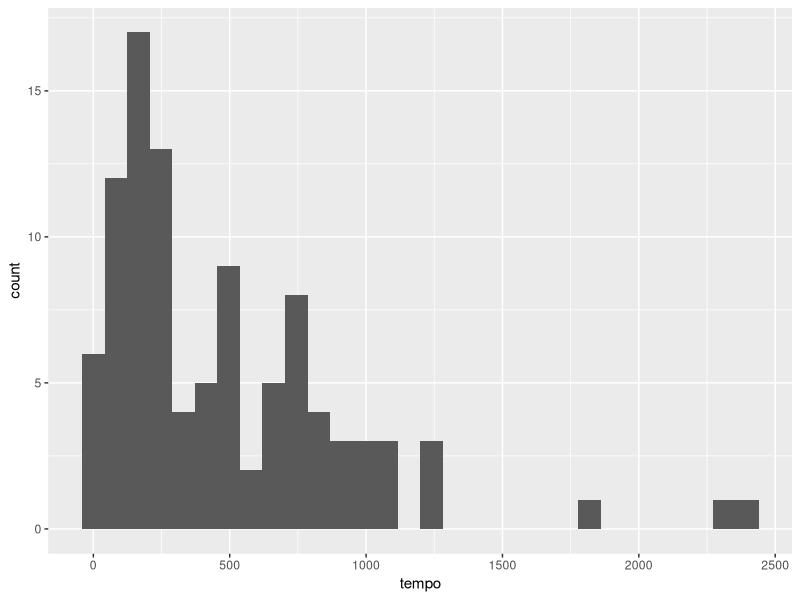
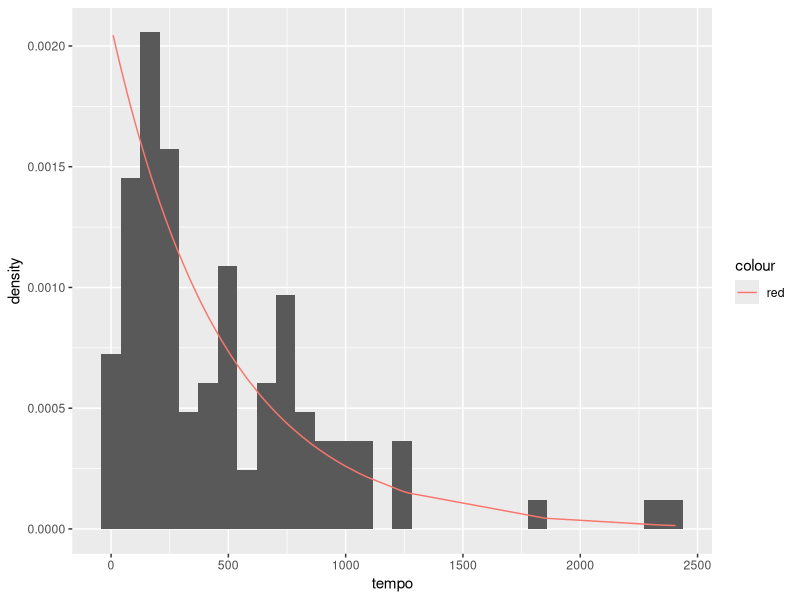
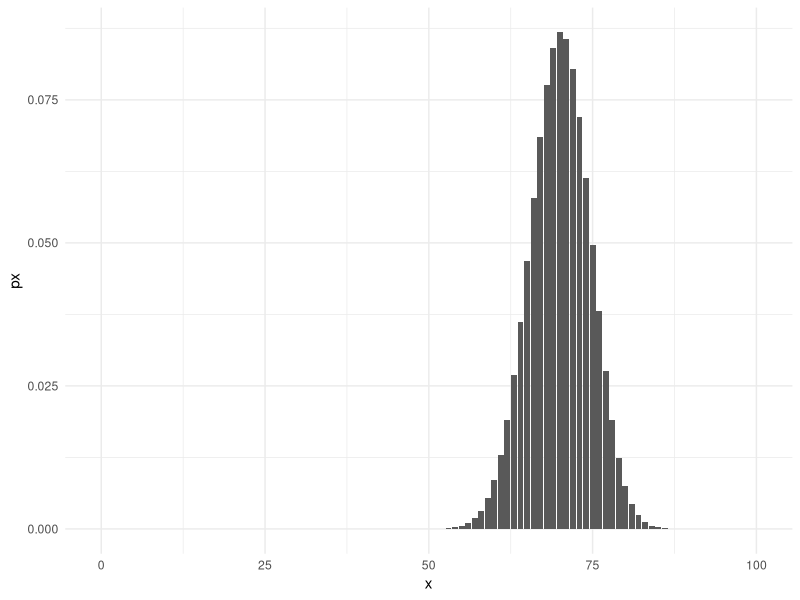
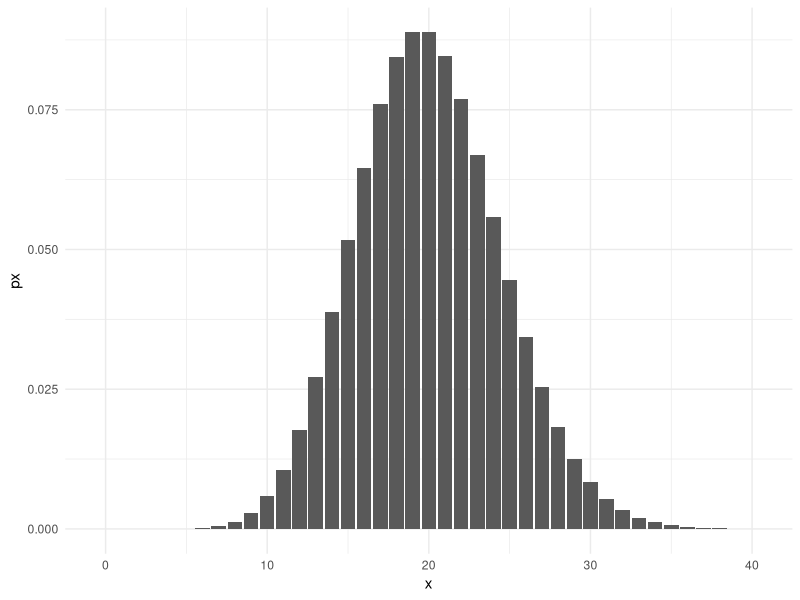
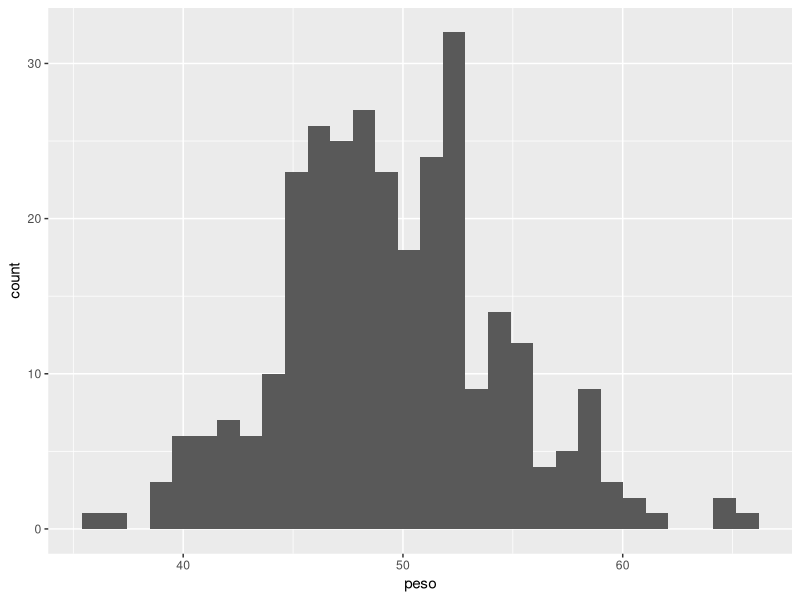
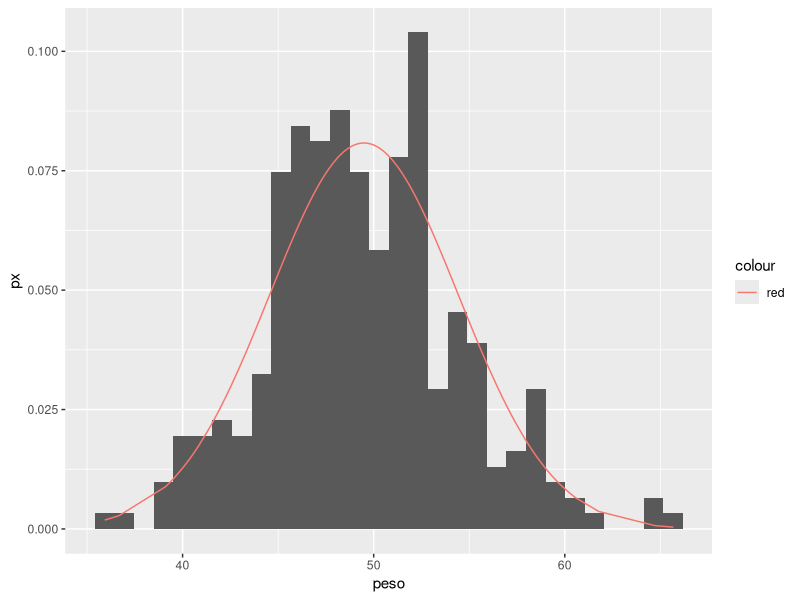

The R script that drew these images, in order:
####ex1####
#a)
install.packages('ggplot2')
library(ggplot2)

dados = read.csv('ex1.csv', dec = ".", header = T)
dados

ggplot(dados,aes(tempo))+geom_histogram()

#b)
media = mean(dados$tempo)
media

pexp(300,1/media)

#c)
a = pexp(399,1/media)
b = pexp(200,1/media)
(a-b)

#d)
qexp(0.7,1/media)

#e)
dados$px = dexp(dados$tempo,1/media)
ggplot(dados,aes(tempo))+geom_histogram(aes(y=..density..))+geom_line(aes(tempo,px,col='red'))


####ex2####
#a)
lambda = 6/20
1 - pbinom(74,100,(1-lambda))

#b)
dbinom(70,100,(1-lambda))

#c)
pbinom(19,100,lambda)

#d)
4000*lambda

#e)
x=0:100
px=dbinom(x,100,(1-lambda))
dados1=data.frame(x,px)
ggplot(dados1,aes(x,px))+geom_col()+theme_minimal()


####ex3####
#a)
dpois(15,20)

#b)
a = ppois(29,20)
b = ppois(20,20)
(a-b)

#c)
1 - ppois(449,20*24)

#d)
1 - ppois(34,30)

#e)
x=0:40
px=dpois(x,20)
dados2=data.frame(x,px)
ggplot(dados2,aes(x,px))+geom_col()+theme_minimal()

####ex4####
#a)
dados2 = read.csv('ex4.csv', dec = ".", header = T)
ggplot(dados2,aes(peso))+geom_histogram()

#b)

1-(pnorm(55,mean(dados2$peso),sd(dados2$peso))-pnorm(45,mean(dados2$peso),sd(dados2$peso)))

#c) 0 

#d)

qnorm(0.3,mean(dados2$peso),sd(dados2$peso))

qnorm(0.7,mean(dados2$peso),sd(dados2$peso))

#e)
dados2$px = dnorm(dados2$peso,mean(dados2$peso),sd(dados2$peso))
ggplot(dados2,aes(peso,px))+geom_histogram(aes(y=..density..))+geom_line(aes(peso,px,col='red'))